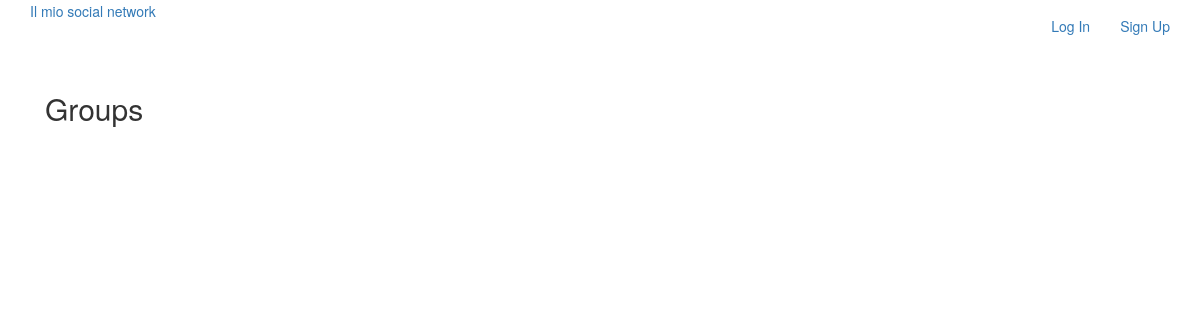
The page /groups/ on the database as committed earlier.
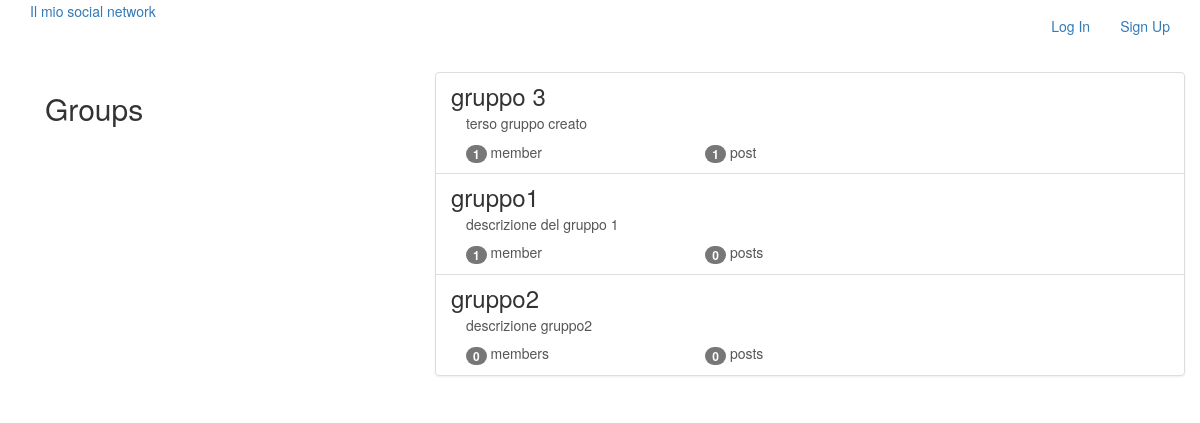
The same page on the database as committed later.
### groups/models.py (models this page shows, shortened)
class Group(models.Model):
    name = models.CharField(max_length=256, unique = True)
    slug = models.SlugField(allow_unicode=True, unique=True)
    description = models.TextField(blank=True, default="")
    description_html = models.TextField(editable=False, default="", blank=True)
    members = models.ManyToManyField(User, through="GroupMember")
    class Meta:
        ordering = ['name']

### groups/views.py (the view)
class ListGroups(generic.ListView):
    model = Group

### groups/templates/groups/group_list.html (shortened to what this page needs)
{% extends "groups/group_base.html" %}
{% block pregroup %}
    <div class="col-md-4">
        <div class="content">
            <h2>Groups</h2>
        </div>
    </div>
{% endblock %}
{% block group_content %}
    <div class="col-md-8">
        <div class="list-group">
            {% for group in object_list %}
                <a class="list-group-item"  href="{% url 'groups:single' slug=group.slug %}">
                 <h3 class="title list-group-item-heading">{{group.name}}</h3>
                 <div class="list-group-item-text container-fluid">
                 {{group.description_html|safe}} {% comment %} mi fa usare html in modo sicuro disponendo bene bold e italic {% endcomment %}
                 <div class="row">
                    <div class="col-md-4">
                        <span class="badge">{{group.members.count}}</span>
                        member{{group.members.count|pluralize}}
                    </div>
                    <div class="col-md-4">
                        <span class="badge">{{group.posts.count}}</span>
                        post{{group.posts.count|pluralize}}
                    </div>
                </div>
            </div>
            </a>
            {% endfor %}
        </div>
    </div>
{% endblock %}

### groups/templates/groups/group_base.html (shortened to what this page needs)
{% extends 'base.html' %}
{% block content %}
{% load static %}
<div class="container">
    <div class="row">
    {% block pregroup %}{% endblock %}
    {% block group_content %}{% endblock %}
    </div>
</div>
{% endblock %}

### templates/base.html (shortened to what this page needs)
<!doctype html>
<html lang="en">
  <head>
    {% load static %}
    <link rel="stylesheet" href="https://maxcdn.bootstrapcdn.com/bootstrap/3.3.7/css/bootstrap.min.css">
    <link rel="stylesheet" href="https://maxcdn.bootstrapcdn.com/bootstrap/3.3.7/css/bootstrap-theme.min.css">
    <link rel="stylesheet" href={% static 'simplesocial/css/master.css' %}>
  </head>
  <body>
    <nav class="navbar mynav" role="navigation" id="navbar">
        <div class="container">
            <a href="{% url 'home' %}">Il mio social network</a>
            <ul class="nav navbar-nav navbar-right">
                {% if user.is_authenticated %}
                    <li><a href="{% url 'posts:all' %}">Posts</a></li>
                    <li><a href="{% url 'posts:create' %}">Nuovo post</a></li>
                    <li><a href="{% url 'groups:all' %}">Gruppi</a></li>
                    {% comment %} <li><a href="{% url 'groups:create' %}">Nuovo gruppo</a></li> {% endcomment %}
                    <li><a href="{% url 'accounts:logout' %}">Log Out</a></li>
                    <li><a href="#">User: {{user.username}}</a></li>
                {% else %}
                    <li><a href="{% url 'accounts:login' %}">Log In</a></li>
                    <li><a href="{% url 'accounts:signup' %}">Sign Up</a></li>
                {% endif %}
            </ul>
        </div>
    </nav>
    <div class="container mycontent">
        {% block content %}
        {% endblock %}
    </div>
  </body>
</html>

Rows that differ between the two databases and show on the page:
added Group: name "gruppo 3", description_html "terso gruppo creato", members.count "1", posts.count "1"
added Group: name "gruppo1", description_html "descrizione del gruppo 1", members.count "1", posts.count "0"
added Group: name "gruppo2", description_html "descrizione gruppo2", members.count "0", posts.count "0"
